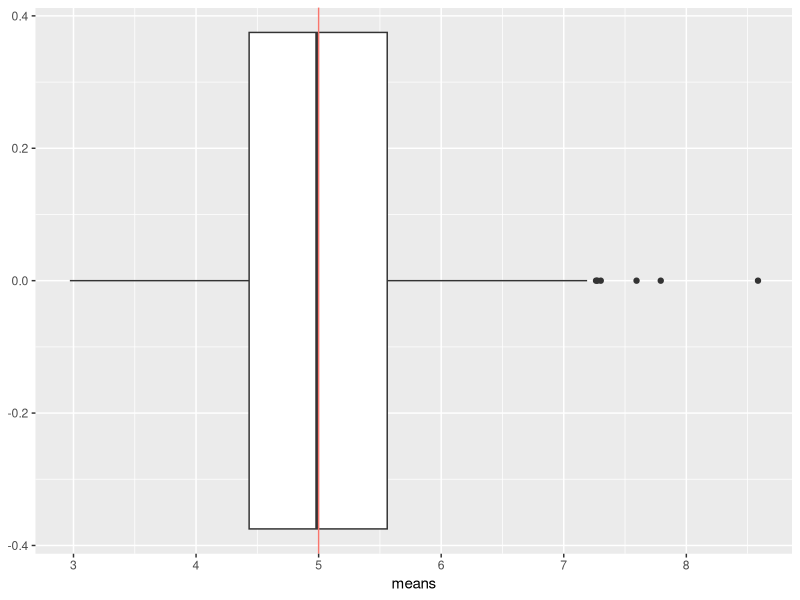
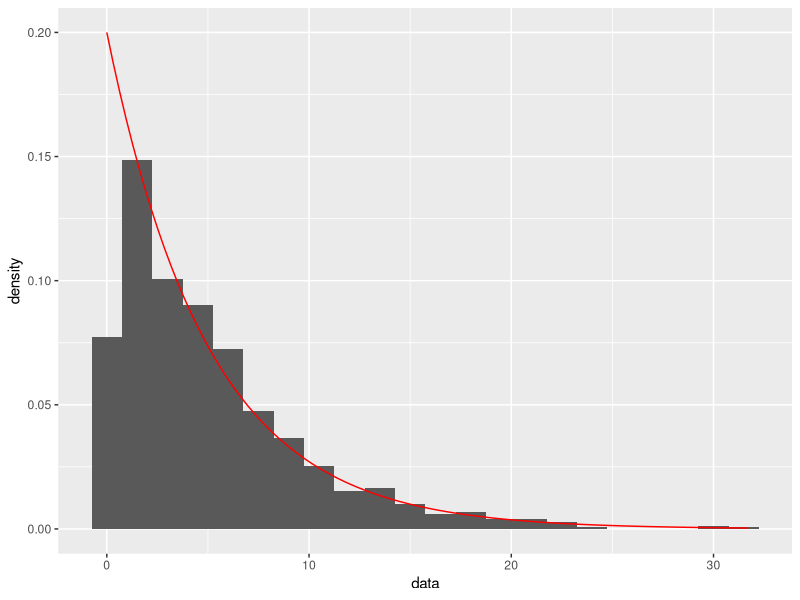
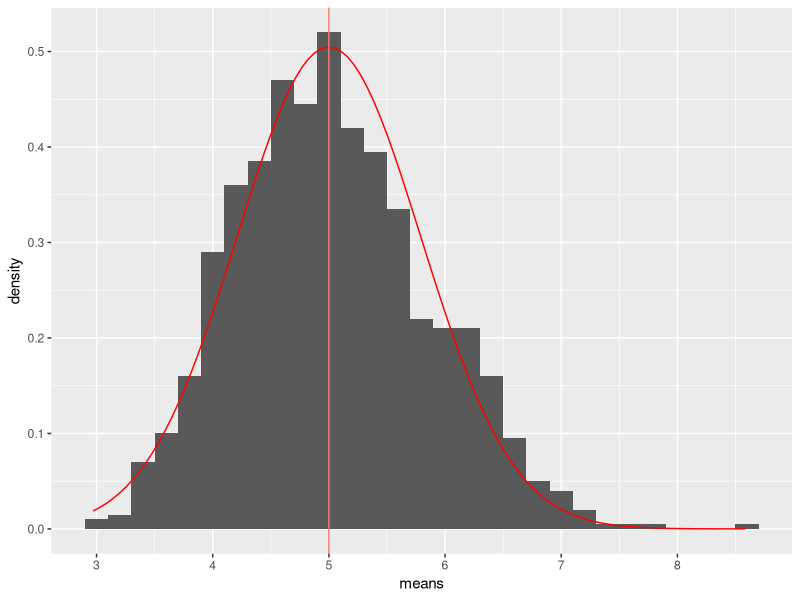
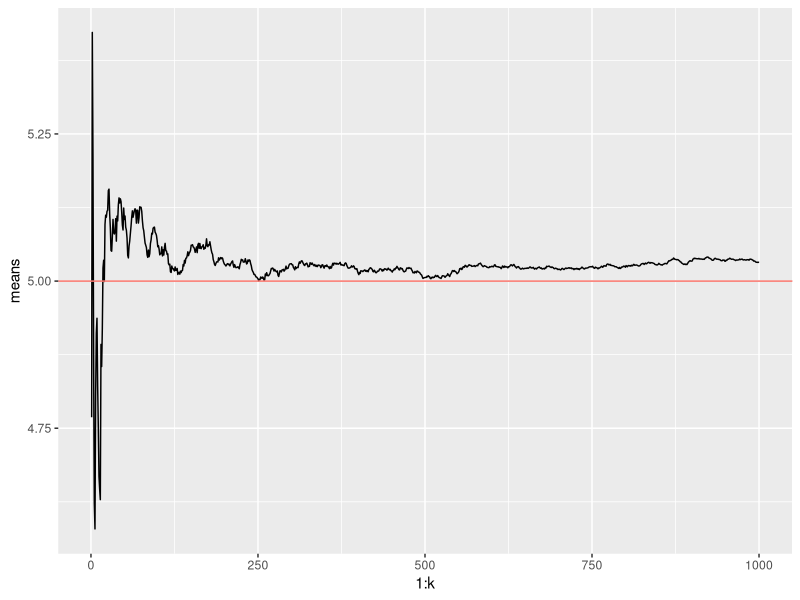

R code for these plots, in order:
## ---- chunk 1
knitr::opts_chunk$set(echo = TRUE)
library(ggplot2)
## ---- chunk 2
lambda = 0.2 # rate, mu = 5, sd = 5, var = 25
pop_mean = 1/lambda
pop_sd = 1/lambda
pop_var = pop_sd^2
## ---- chunk 3
#' n: # number of rexp samples for each mean
#' k: # number of means
generate_means <- function(n, k, lambda) {
  #' collect k means, each with n samples, in an array
  sample_means = NULL
  for (i in 1:k) sample_means = c(sample_means, mean(rexp(n, lambda)))
  means_df <- data.frame(means = sample_means)
  means_df
}
## ---- chunk 4
n <- 40
k <- 1000
sample_means <- generate_means(n, k, lambda)
## ---- chunk 5
p1 <- ggplot(sample_means, aes(means)) + theme(legend.position="none")
p1 + geom_boxplot() + geom_vline(aes(xintercept = pop_mean, colour = "red"))
## ---- chunk 6
sample <- data.frame(data=rexp(k, lambda))
p2 <- ggplot(sample, aes(data))
p2 <- p2 + geom_histogram(aes(y=after_stat(density)), binwidth=1.5)
p2 + stat_function(fun=dexp, args=list(rate = lambda), colour="red", xlim=c(0, max(sample$data)))
## ---- chunk 7
p3 <- ggplot(sample_means, aes(means)) + theme(legend.position="none")
p3 <- p3 + geom_histogram(aes(y=after_stat(density)), binwidth=0.2)
p3 <- p3 + stat_function(fun=dnorm, args=list(mean=pop_mean, sd=pop_sd/sqrt(n)), colour="red")
p3 + geom_vline(aes(xintercept=pop_mean, colour="red"))
## ---- chunk 8
cumulative <- data.frame(means=cumsum(sample_means$means) / (1 : k))
p4 <- ggplot(cumulative, aes(x=1:k, y=means)) + theme(legend.position="none")
p4 + geom_line() + geom_hline(aes(yintercept=pop_mean, colour="red"))
